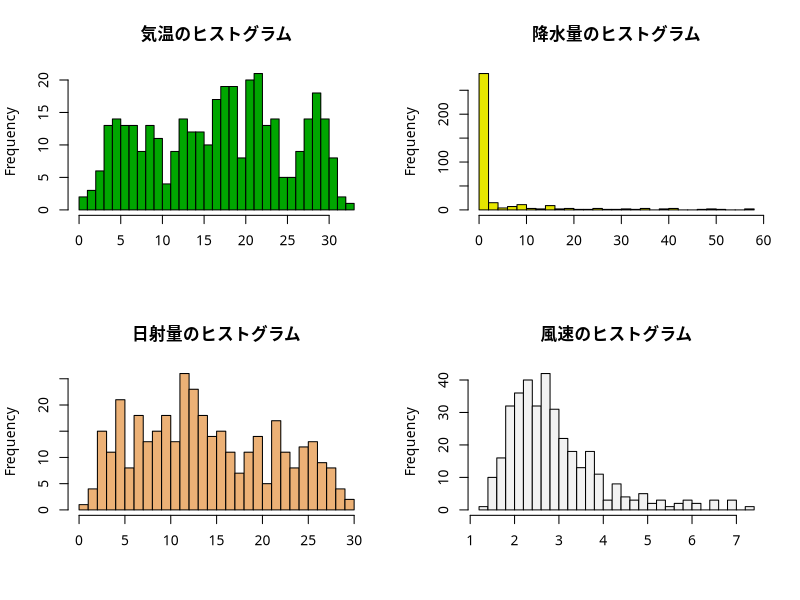
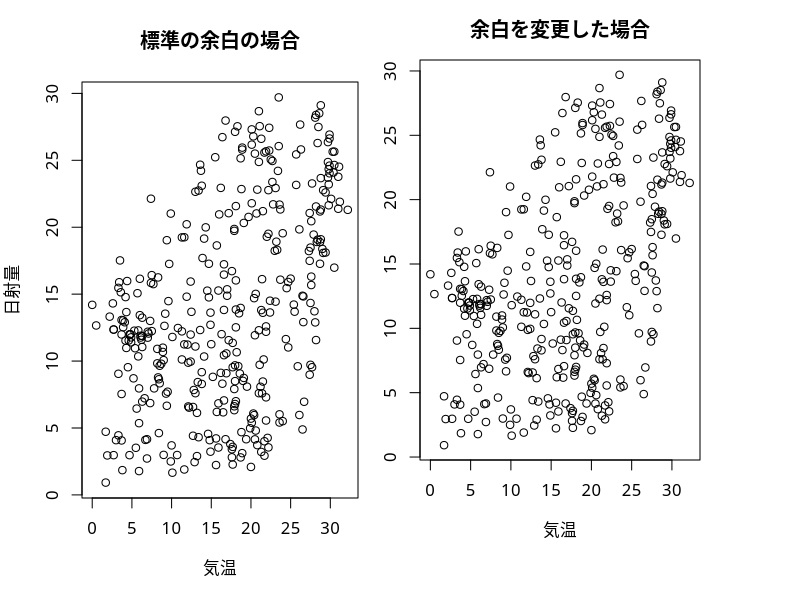

Reproduce these figures in R, in order.
### 複数図の配置
## 気候データの各変数のヒストグラムを1つの画面に配置
par(family="HiraginoSans-W4") 
myData <- subset(read.csv("data/tokyo_weather.csv",
                          fileEncoding="utf8"), 
                 select=c(気温,降水量,日射量,風速))
op <- par(mfrow=c(2,2)) # 画面を2x2に分割，行方向に配置
## par(mfcol=c(2,2))で列方向に配置できる
myColor <- terrain.colors(4) # 色を用意
myName <- colnames(myData) # ヒストグラムの変数名
## 第1変数のヒストグラムの作成
hist(myData[,myName[1]], col=myColor[1],
     breaks=25, xlab="",
     main=paste0(myName[1], "のヒストグラム")) 
## 第2変数のヒストグラムの作成
hist(myData[,myName[2]], col=myColor[2],
     breaks=25, xlab="",
     main=paste0(myName[2], "のヒストグラム")) 
## 残りはfor文で作成
for(i in 3:4){
    hist(myData[,myName[i]], col=myColor[i],
         breaks=25, xlab="",
         main=paste0(myName[i], "のヒストグラム")) 
}
par(op) # 設定解除 (古い設定 <- par(新しい設定))
### 余白の設定
op1 <- par(mfrow=c(1,2))
plot(myData[ ,c(1,3)], main="標準の余白の場合")
op2 <- par(mar=c(7,1,3,5)) 
## 下・左・上・右の順で余白を設定
## デフォルトは par(mar=c(5,4,4,2)+0.1)
plot(myData[ ,c(1,3)], main="余白を変更した場合")
par(op2); par(op1) # 設定解除
